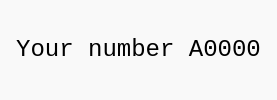
<?xml version="1.0" encoding="UTF-8"?>
<ui version="4.0">
 <class>Form</class>
 <widget class="QWidget" name="Form">
  <property name="geometry">
   <rect>
    <x>0</x>
    <y>0</y>
    <width>277</width>
    <height>100</height>
   </rect>
  </property>
  <property name="cursor">
   <cursorShape>PointingHandCursor</cursorShape>
  </property>
  <property name="windowTitle">
   <string>Form</string>
  </property>
  <property name="styleSheet">
   <string notr="true">QWidget{
	background: #F9F9F9;
}</string>
  </property>
  <layout class="QHBoxLayout" name="horizontalLayout">
   <item>
    <widget class="QLabel" name="text">
     <property name="font">
      <font>
       <family>Consolas</family>
       <pointsize>18</pointsize>
       <weight>50</weight>
       <bold>false</bold>
      </font>
     </property>
     <property name="cursor">
      <cursorShape>PointingHandCursor</cursorShape>
     </property>
     <property name="text">
      <string>Your number A0000</string>
     </property>
     <property name="alignment">
      <set>Qt::AlignCenter</set>
     </property>
    </widget>
   </item>
  </layout>
 </widget>
 <resources/>
 <connections/>
</ui>
